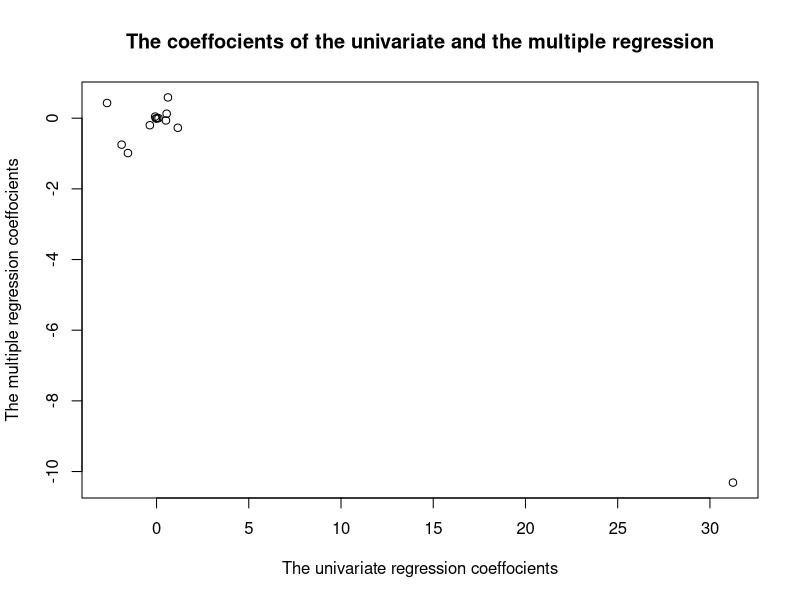

Here is the R script that generated this plot:
## ---- chunk 1
knitr::opts_chunk$set(echo = TRUE)
## ---- chunk 2
library(MASS)
data(Boston)
## ---- chunk 3
simple.lm.fit.zn = lm(crim ~ zn, Boston)
summary(simple.lm.fit.zn)
## ---- chunk 4
simple.lm.fit.indus = lm(crim ~ indus, Boston)
summary(simple.lm.fit.indus)
## ---- chunk 5
simple.lm.fit.chas = lm(crim ~ chas, Boston)
summary(simple.lm.fit.chas)
## ---- chunk 6
simple.lm.fit.nox = lm(crim ~ nox, Boston)
summary(simple.lm.fit.nox)
## ---- chunk 7
simple.lm.fit.rm = lm(crim ~ rm, Boston)
summary(simple.lm.fit.rm)
## ---- chunk 8
simple.lm.fit.age = lm(crim ~ age, Boston)
summary(simple.lm.fit.age)
## ---- chunk 9
simple.lm.fit.dis = lm(crim ~ dis, Boston)
summary(simple.lm.fit.dis)
## ---- chunk 10
simple.lm.fit.rad = lm(crim ~ rad, Boston)
summary(simple.lm.fit.rad)
## ---- chunk 11
simple.lm.fit.tax = lm(crim ~ tax, Boston)
summary(simple.lm.fit.tax)
## ---- chunk 12
simple.lm.fit.ptratio = lm(crim ~ ptratio, Boston)
summary(simple.lm.fit.ptratio)
## ---- chunk 13
simple.lm.fit.black = lm(crim ~ black, Boston)
summary(simple.lm.fit.black)
## ---- chunk 14
simple.lm.fit.lstat = lm(crim ~ lstat, Boston)
summary(simple.lm.fit.lstat)
## ---- chunk 15
simple.lm.fit.medv = lm(crim ~ medv, Boston)
summary(simple.lm.fit.medv)
## ---- chunk 16
multiple.lm.fit = lm(crim ~., Boston)
summary(multiple.lm.fit)
## ---- chunk 17
simple.coefs <- c() 
simple.coefs <- append(simple.coefs,coef(simple.lm.fit.zn)[2])
simple.coefs <- append(simple.coefs,coef(simple.lm.fit.indus)[2])
simple.coefs <- append(simple.coefs,coef(simple.lm.fit.chas)[2])
simple.coefs <- append(simple.coefs,coef(simple.lm.fit.nox)[2])
simple.coefs <- append(simple.coefs,coef(simple.lm.fit.rm)[2])
simple.coefs <- append(simple.coefs,coef(simple.lm.fit.age)[2])
simple.coefs <- append(simple.coefs,coef(simple.lm.fit.dis)[2])
simple.coefs <- append(simple.coefs,coef(simple.lm.fit.rad)[2])
simple.coefs <- append(simple.coefs,coef(simple.lm.fit.tax)[2])
simple.coefs <- append(simple.coefs,coef(simple.lm.fit.ptratio)[2])
simple.coefs <- append(simple.coefs,coef(simple.lm.fit.black)[2])
simple.coefs <- append(simple.coefs,coef(simple.lm.fit.lstat)[2])
simple.coefs <- append(simple.coefs,coef(simple.lm.fit.medv)[2])

multiple.coefs <- coef(multiple.lm.fit)[2:14]
plot(x = simple.coefs, y = multiple.coefs, 
     xlab = "The univariate regression coeffocients", 
     ylab = "The multiple regression coeffocients",
     main = "The coeffocients of the univariate and the multiple regression",)

## ---- chunk 18
poly.lm.fit.zn = lm(crim ~ zn + I(zn^2) + I(zn^3), Boston)
summary(poly.lm.fit.zn)
## ---- chunk 19
poly.lm.fit.indus = lm(crim ~ indus + I(indus^2) + I(indus^3), Boston)
summary(poly.lm.fit.indus)
## ---- chunk 20
poly.lm.fit.chas = lm(crim ~ chas + I(chas^2) + I(chas^3), Boston)
summary(poly.lm.fit.chas)
## ---- chunk 21
poly.lm.fit.nox = lm(crim ~ nox + I(nox^2) + I(nox^3), Boston)
summary(poly.lm.fit.nox)
## ---- chunk 22
poly.lm.fit.rm = lm(crim ~ rm + I(rm^2) + I(rm^3), Boston)
summary(poly.lm.fit.rm)
## ---- chunk 23
poly.lm.fit.age = lm(crim ~ age + I(age^2) + I(age^3), Boston)
summary(poly.lm.fit.age)
## ---- chunk 24
poly.lm.fit.dis = lm(crim ~ dis + I(dis^2) + I(dis^3), Boston)
summary(poly.lm.fit.dis)
## ---- chunk 25
poly.lm.fit.rad = lm(crim ~ rad + I(rad^2) + I(rad^3), Boston)
summary(poly.lm.fit.rad)
## ---- chunk 26
poly.lm.fit.tax = lm(crim ~ tax + I(tax^2) + I(tax^3), Boston)
summary(poly.lm.fit.tax)
## ---- chunk 27
poly.lm.fit.ptratio = lm(crim ~ ptratio + I(ptratio^2) + I(ptratio^3), Boston)
summary(poly.lm.fit.ptratio)
## ---- chunk 28
poly.lm.fit.black = lm(crim ~ black + I(black^2) + I(black^3), Boston)
summary(poly.lm.fit.black)
## ---- chunk 29
poly.lm.fit.lstat = lm(crim ~ lstat + I(lstat^2) + I(lstat^3), Boston)
summary(poly.lm.fit.lstat)
## ---- chunk 30
poly.lm.fit.medv = lm(crim ~ medv + I(medv^2) + I(medv^3), Boston)
summary(poly.lm.fit.medv)
## ---- chunk 31
set.seed(1)
X <- rnorm(100)
epsilon <- rnorm(100)
## ---- chunk 32
Y <- 1 + 2.5 * X + 2 * X^2 + X^3 + epsilon
## ---- chunk 33
library(leaps)
data1 <- data.frame(Y, X)
regfit.full <- regsubsets(Y ~ poly(X, 10), data1, nvmax = 10, method = "exhaustive")
reg.summary <- summary(regfit.full)


which.min(reg.summary$bic)
which.min(reg.summary$cp)
which.max(reg.summary$adjr2)
## ---- chunk 34
regfit.fwd <- regsubsets(Y ~ poly(X, 10), data1, nvmax = 10, method = "forward")
reg.summary.fwd <- summary(regfit.fwd)

which.min(reg.summary.fwd$bic)
which.min(reg.summary.fwd$cp)
which.max(reg.summary.fwd$adjr2)
## ---- chunk 35
regfit.bwd <- regsubsets(Y ~ poly(X, 10), data1, nvmax = 10, method = "backward")
reg.summary.bwd <- summary(regfit.bwd)

which.min(reg.summary.bwd$bic)
which.min(reg.summary.bwd$cp)
which.max(reg.summary.bwd$adjr2)
## ---- chunk 36
coef(regfit.full, which.min(reg.summary$cp))
